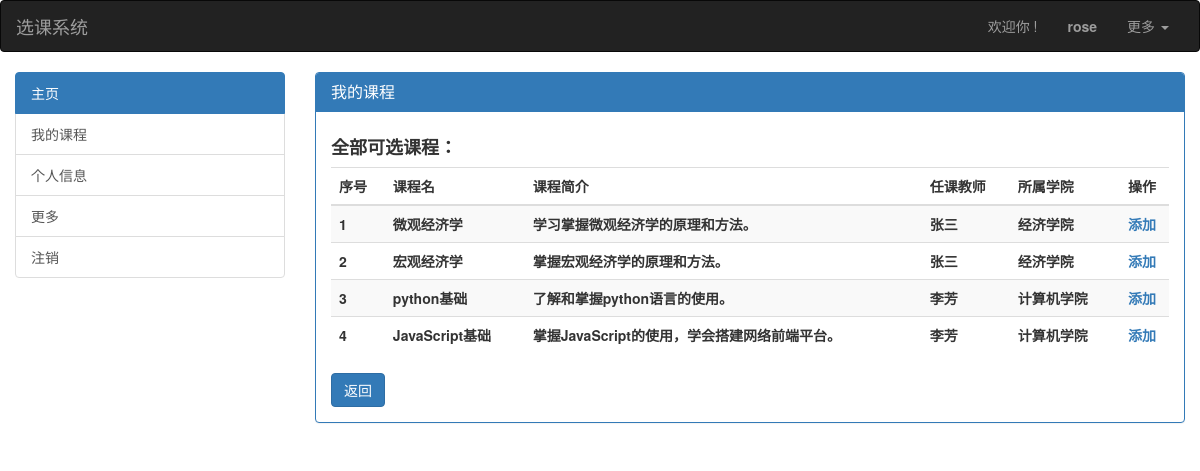
Screenshot of /add_lesson/ (signed in) with the database file from the repository.
### main/models.py (models this page shows)
class User(AbstractUser):
    typechoice = ((1, '老师'), (2, '学生'))
    usertype = models.CharField(max_length=10, choices=typechoice)
    realname = models.CharField(max_length=30, db_index=True)
    workid = models.CharField(
        max_length=10,
        db_index=True,
        null=True, blank=True
    )
    collegechoice = ((1, '经济'), (2, '计算机'))
    collegetype = models.CharField(max_length=10, choices=collegechoice)
    desc = models.CharField(max_length=500, null=True, blank=True)
    REQUIRED_FIELDS = ['usertype', 'realname']
    class Meta:
        db_table = 'lessons_user'

class lesson(models.Model):
    title = models.CharField(max_length=60)
    collegechoice = ((1, '经济'), (2, '计算机'))
    collegetype = models.CharField(max_length=10, choices=collegechoice)
    desc = models.CharField(max_length=500, null=True, blank=True)
    teacher = models.ForeignKey('User', on_delete=models.CASCADE)
    class Meta:
        db_table = 'lessons_lesson'

### main/views.py (the view)
# urls.py: path('add_lesson/', views.add_lesson.as_view()),
class add_lesson(View):
    def get(self, request):
        if request.session.get('id'):
            id = request.session.get('id')
            obj = models.User.objects.filter(id=id).get()
            u2l_objs = models.user2lesson.objects.filter(uit_id=id).all()
            lesson_id_list = []
            for u2l_obj in u2l_objs:
                lesson_id_list.append(u2l_obj.lid_id)
            lesson_list = models.lesson.objects.exclude(id__in=lesson_id_list).all()
            info_list = []
            for lesson_obj in lesson_list:
                teacher_obj = models.User.objects.filter(id=lesson_obj.teacher_id).get()
                temp_list = [lesson_obj.title, lesson_obj.desc, teacher_obj.realname, lesson_obj.collegetype]
                info_list.append(temp_list)
            info_list = list(enumerate(info_list, 1))
            return render(request, 'add_lesson.html', {'obj': obj, 'info_list': info_list})
        else:
            return render(request, 'login.html')

### templates/add_lesson.html (shortened to what this page needs)
{% extends 'base.html' %}
{% block ptitle %}我的课程{% endblock %}
{% block pbody %}
    <div class="row">
        <div class="col-md-12">
            <p><h4><b>全部可选课程：</b></h4></p>
        </div>
        <div class="col-md-12">
            <table class="table table-striped">
                <thead class="text-center">
                    <tr>
                        <th>序号</th>
                        <th>课程名</th>
                        <th>课程简介</th>
                        <th>任课教师</th>
                        <th>所属学院</th>
                        <th class="text-center">操作</th>
                    </tr>
                </thead>
                <tbody class="text-center">
                    {% for index,info in info_list %}
                    <tr>
                        <th>{{ index }}</th>
                        <th>{{ info.0 }}</th>
                        <th>{{ info.1 }}</th>
                        <th>{{ info.2 }}</th>
                        {% if info.3 == '1' %}
                            <th>经济学院</th>
                        {% else %}
                            <th>计算机学院</th>
                        {% endif %}
                        <th class="text-center" id="tianjia"> <a onclick="add_function(this);">添加</a></th>
                    </tr>
                    {% endfor %}
                </tbody>
            </table>
        </div>
        <div class="col-md-4">
            <a href="/index/"><input type='button' onclick="window.location.href('/index/')" value="返回"  class="btn btn-primary"></a>
        </div>
    </div>
{% endblock %}

### templates/base.html (shortened to what this page needs)
<!DOCTYPE html>
<html lang="en">
<head>
    <link rel="stylesheet" href="/static/bootstrap-3.4.1-dist/css/bootstrap.min.css">
</head>
<body>
    <nav class="navbar navbar-inverse">
    <div class="container-fluid">
        <div class="navbar-header">
            <a class="navbar-brand" href="#">选课系统</a>
        </div>
        <div class="collapse navbar-collapse" id="bs-example-navbar-collapse-1">
            <ul class="nav navbar-nav navbar-right">
                {% if request.session.id %}
                    <li><a class="">欢迎你 !</a></li>
                    <li><a href="#"><b>{{ request.session.username }}</b></a></li>
                    <li class="dropdown">
                        <a href="#" class="dropdown-toggle" data-toggle="dropdown" role="button" aria-haspopup="true" aria-expanded="false">更多 <span class="caret"></span></a>
                    </li>
                {% else %}
                    <li><a class="" href="/login/">登录</a></li>
                    <li><a href="/register/">注册</a></li>
                {% endif %}
            </ul>
        </div>
    </div>
</nav>
    <div class="container-fluid">
        <div class="row">
            <div class="col-md-3">
                <div class="list-group">
                    <a href="#" class="list-group-item active">
                        主页
                    </a>
                    <a href="/index/" class="list-group-item">我的课程</a>
                    <a href="/info/" class="list-group-item">个人信息</a>
                    <a href="#" class="list-group-item">更多</a>
                    <a href="/logout" class="list-group-item">注销</a>
                </div>
            </div>
            <div class="col-md-9">
                <div class="panel panel-primary">
                    <div class="panel-heading">
                        <h3 class="panel-title">{% block ptitle %}注册{% endblock %}</h3>
                    </div>
                    <div class="panel-body">
                        {% block pbody %}{% endblock %}
                    </div>
                </div>
            </div>
        </div>
    </div>
</body>
</html>

### rows the page displays
User: session.username "rose"
lesson: title "微观经济学", desc "学习掌握微观经济学的原理和方法。"
User: realname "张三" "张三"
lesson: title "宏观经济学", desc "掌握宏观经济学的原理和方法。"
lesson: title "python基础", desc "了解和掌握python语言的使用。"
User: realname "李芳" "李芳"
lesson: title "JavaScript基础", desc "掌握JavaScript的使用，学会搭建网络前端平台。"

### other values shown
{{ index }} "1" "2" "3" "4"
